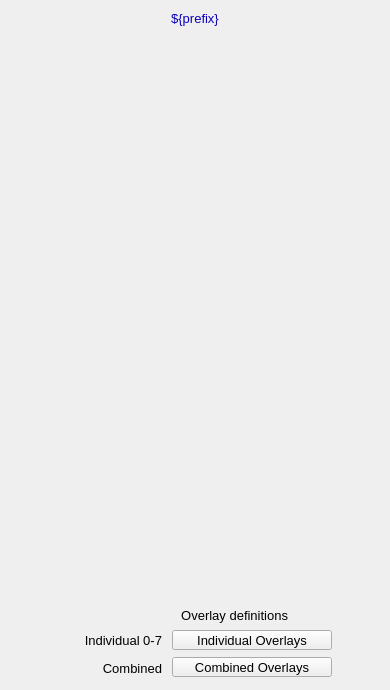
<?xml version="1.0" ?>
<ui version="4.0">
  <class>Dialog</class>
  <widget class="QWidget" name="screen">
    <property name="geometry">
      <rect>
        <x>353</x>
        <y>59</y>
        <width>390</width>
        <height>690</height>
      </rect>
    </property>
    <property name="styleSheet">
      <string notr="true">QWidget#screen {
  color: rgb(0, 0, 0);
  background-color: rgb(187, 187, 187);
  }</string>
    </property>
    <property name="windowTitle">
      <string>NDOverlay</string>
    </property>
    <widget class="PyDMDrawingRectangle" name="rectangle">
      <property name="geometry">
        <rect>
          <x>0</x>
          <y>5</y>
          <width>390</width>
          <height>25</height>
        </rect>
      </property>
      <property name="brush" stdset="0">
        <brush brushstyle="SolidPattern">
          <color alpha="255">
            <red>218</red>
            <green>218</green>
            <blue>218</blue>
          </color>
        </brush>
      </property>
      <property name="penStyle" stdset="0">
        <enum>Qt::SolidLine</enum>
      </property>
      <property name="penColor" stdset="0">
        <color>
          <red>218</red>
          <green>218</green>
          <blue>218</blue>
        </color>
      </property>
      <property name="penWidth" stdset="0">
        <double>0</double>
      </property>
      <property name="penCapStyle" stdset="0">
        <enum>Qt::FlatCap</enum>
      </property>
      <property name="toolTip">
        <string>rectangle</string>
      </property>
    </widget>
    <widget class="QLabel" name="text">
      <property name="geometry">
        <rect>
          <x>87</x>
          <y>6</y>
          <width>216</width>
          <height>25</height>
        </rect>
      </property>
      <property name="text">
        <string>${prefix}</string>
      </property>
      <property name="font" stdset="0">
        <font>
          <pointsize>10</pointsize>
        </font>
      </property>
      <property name="brush" stdset="0">
        <brush brushstyle="SolidPattern">
          <color alpha="255">
            <red>10</red>
            <green>0</green>
            <blue>184</blue>
          </color>
        </brush>
      </property>
      <property name="toolTip">
        <string>text</string>
      </property>
      <property name="alignment">
        <set>Qt::AlignCenter</set>
      </property>
      <property name="styleSheet">
        <string notr="true">QLabel#text {
  color: rgb(10, 0, 184);
  }</string>
      </property>
    </widget>
    <widget class="PyDMEmbeddedDisplay" name="composite">
      <property name="geometry">
        <rect>
          <x>5</x>
          <y>40</y>
          <width>380</width>
          <height>555</height>
        </rect>
      </property>
      <property name="toolTip">
        <string>composite</string>
      </property>
      <property name="filename" stdset="0">
        <string>PluginBase_V30.ui</string>
      </property>
    </widget>
    <widget class="PyDMFrame" name="composite_1">
      <property name="geometry">
        <rect>
          <x>5</x>
          <y>600</y>
          <width>380</width>
          <height>85</height>
        </rect>
      </property>
      <widget class="PyDMDrawingRectangle" name="rectangle_1">
        <property name="geometry">
          <rect>
            <x>0</x>
            <y>0</y>
            <width>380</width>
            <height>85</height>
          </rect>
        </property>
        <property name="brush" stdset="0">
          <brush brushstyle="NoBrush">
            <color alpha="255">
              <red>0</red>
              <green>0</green>
              <blue>0</blue>
            </color>
          </brush>
        </property>
        <property name="penStyle" stdset="0">
          <enum>Qt::SolidLine</enum>
        </property>
        <property name="penColor" stdset="0">
          <color>
            <red>0</red>
            <green>0</green>
            <blue>0</blue>
          </color>
        </property>
        <property name="penWidth" stdset="0">
          <double>1</double>
        </property>
        <property name="penCapStyle" stdset="0">
          <enum>Qt::FlatCap</enum>
        </property>
        <property name="toolTip">
          <string>rectangle_1</string>
        </property>
      </widget>
      <widget class="PyDMRelatedDisplayButton" name="related_display">
        <property name="geometry">
          <rect>
            <x>167</x>
            <y>30</y>
            <width>160</width>
            <height>20</height>
          </rect>
        </property>
        <property name="toolTip">
          <string>Individual Overlays</string>
        </property>
        <property name="text">
          <string>Individual Overlays</string>
        </property>
        <property name="showIcon" stdset="0">
          <bool>true</bool>
        </property>
        <property name="font" stdset="0">
          <font>
            <pointsize>10</pointsize>
          </font>
        </property>
        <property name="styleSheet">
          <string notr="true">PyDMRelatedDisplayButton#related_display {
  color: rgb(0, 0, 0);
  background-color: rgb(115, 223, 255);
  }</string>
        </property>
        <property name="titles" stdset="0">
          <stringlist>
            <string>Overlay 1</string>
            <string>Overlay 2</string>
            <string>Overlay 3</string>
            <string>Overlay 4</string>
            <string>Overlay 5</string>
            <string>Overlay 6</string>
            <string>Overlay 7</string>
            <string>Overlay 8</string>
          </stringlist>
        </property>
        <property name="filenames" stdset="0">
          <stringlist>
            <string>OverlayN_V30.ui</string>
            <string>OverlayN_V30.ui</string>
            <string>OverlayN_V30.ui</string>
            <string>OverlayN_V30.ui</string>
            <string>OverlayN_V30.ui</string>
            <string>OverlayN_V30.ui</string>
            <string>OverlayN_V30.ui</string>
            <string>OverlayN_V30.ui</string>
          </stringlist>
        </property>
        <property name="macros" stdset="0">
          <stringlist>
            <string>P=${P}, R=${R}1:</string>
            <string>P=${P}, R=${R}2:</string>
            <string>P=${P}, R=${R}3:</string>
            <string>P=${P}, R=${R}4:</string>
            <string>P=${P}, R=${R}5:</string>
            <string>P=${P}, R=${R}6:</string>
            <string>P=${P}, R=${R}7:</string>
            <string>P=${P}, R=${R}8:</string>
          </stringlist>
        </property>
        <property name="openInNewWindow" stdset="0">
          <bool>true</bool>
        </property>
      </widget>
      <widget class="QLabel" name="text_1">
        <property name="geometry">
          <rect>
            <x>17</x>
            <y>30</y>
            <width>140</width>
            <height>20</height>
          </rect>
        </property>
        <property name="text">
          <string>Individual 0-7</string>
        </property>
        <property name="font" stdset="0">
          <font>
            <pointsize>10</pointsize>
          </font>
        </property>
        <property name="brush" stdset="0">
          <brush brushstyle="SolidPattern">
            <color alpha="255">
              <red>0</red>
              <green>0</green>
              <blue>0</blue>
            </color>
          </brush>
        </property>
        <property name="toolTip">
          <string>text_1</string>
        </property>
        <property name="alignment">
          <set>Qt::AlignRight|Qt::AlignTrailing|Qt::AlignVCenter</set>
        </property>
        <property name="styleSheet">
          <string notr="true">QLabel#text_1 {
  color: rgb(0, 0, 0);
  }</string>
        </property>
      </widget>
      <widget class="PyDMRelatedDisplayButton" name="related_display_1">
        <property name="geometry">
          <rect>
            <x>167</x>
            <y>57</y>
            <width>160</width>
            <height>20</height>
          </rect>
        </property>
        <property name="toolTip">
          <string>Combined Overlays</string>
        </property>
        <property name="text">
          <string>Combined Overlays</string>
        </property>
        <property name="showIcon" stdset="0">
          <bool>true</bool>
        </property>
        <property name="font" stdset="0">
          <font>
            <pointsize>10</pointsize>
          </font>
        </property>
        <property name="styleSheet">
          <string notr="true">PyDMRelatedDisplayButton#related_display_1 {
  color: rgb(0, 0, 0);
  background-color: rgb(115, 223, 255);
  }</string>
        </property>
        <property name="titles" stdset="0">
          <stringlist>
            <string>Overlays 1-8</string>
            <string>Overlays 9-16</string>
          </stringlist>
        </property>
        <property name="filenames" stdset="0">
          <stringlist>
            <string>Overlay8_V30.ui</string>
            <string>Overlay8_V30.ui</string>
          </stringlist>
        </property>
        <property name="macros" stdset="0">
          <stringlist>
            <string>P=${P},R=${R},O1=${R}1:,O2=${R}2:,O3=${R}3:,O4=${R}4:,O5=${R}5:,O6=${R}6:,O7=${R}7:,O8=${R}8:</string>
            <string>P=${P},R=${R},O1=${R}9:,O2=${R}10:,O3=${R}11:,O4=${R}12:,O5=${R}13:,O6=${R}14:,O7=${R}15:,O8=${R}16:</string>
          </stringlist>
        </property>
        <property name="openInNewWindow" stdset="0">
          <bool>true</bool>
        </property>
      </widget>
      <widget class="QLabel" name="text_2">
        <property name="geometry">
          <rect>
            <x>133</x>
            <y>5</y>
            <width>150</width>
            <height>20</height>
          </rect>
        </property>
        <property name="text">
          <string>Overlay definitions</string>
        </property>
        <property name="font" stdset="0">
          <font>
            <pointsize>10</pointsize>
          </font>
        </property>
        <property name="brush" stdset="0">
          <brush brushstyle="SolidPattern">
            <color alpha="255">
              <red>0</red>
              <green>0</green>
              <blue>0</blue>
            </color>
          </brush>
        </property>
        <property name="toolTip">
          <string>text_2</string>
        </property>
        <property name="alignment">
          <set>Qt::AlignRight|Qt::AlignTrailing|Qt::AlignVCenter</set>
        </property>
        <property name="styleSheet">
          <string notr="true">QLabel#text_2 {
  color: rgb(0, 0, 0);
  }</string>
        </property>
      </widget>
      <widget class="QLabel" name="text_3">
        <property name="geometry">
          <rect>
            <x>77</x>
            <y>58</y>
            <width>80</width>
            <height>20</height>
          </rect>
        </property>
        <property name="text">
          <string>Combined</string>
        </property>
        <property name="font" stdset="0">
          <font>
            <pointsize>10</pointsize>
          </font>
        </property>
        <property name="brush" stdset="0">
          <brush brushstyle="SolidPattern">
            <color alpha="255">
              <red>0</red>
              <green>0</green>
              <blue>0</blue>
            </color>
          </brush>
        </property>
        <property name="toolTip">
          <string>text_3</string>
        </property>
        <property name="alignment">
          <set>Qt::AlignRight|Qt::AlignTrailing|Qt::AlignVCenter</set>
        </property>
        <property name="styleSheet">
          <string notr="true">QLabel#text_3 {
  color: rgb(0, 0, 0);
  }</string>
        </property>
      </widget>
    </widget>
  </widget>
  <customwidgets>
    <customwidget>
      <class>PyDMDrawingRectangle</class>
      <extends>QWidget</extends>
      <header>pydm.widgets.drawing</header>
    </customwidget>
    <customwidget>
      <class>PyDMLabel</class>
      <extends>QLabel</extends>
      <header>pydm.widgets.label</header>
    </customwidget>
    <customwidget>
      <class>PyDMEmbeddedDisplay</class>
      <extends>QFrame</extends>
      <header>pydm.widgets.embedded_display</header>
    </customwidget>
    <customwidget>
      <class>PyDMFrame</class>
      <extends>QFrame</extends>
      <header>pydm.widgets.frame</header>
    </customwidget>
    <customwidget>
      <class>PyDMRelatedDisplayButton</class>
      <extends>QPushButton</extends>
      <header>pydm.widgets.related_display_button</header>
    </customwidget>
  </customwidgets>
</ui>
